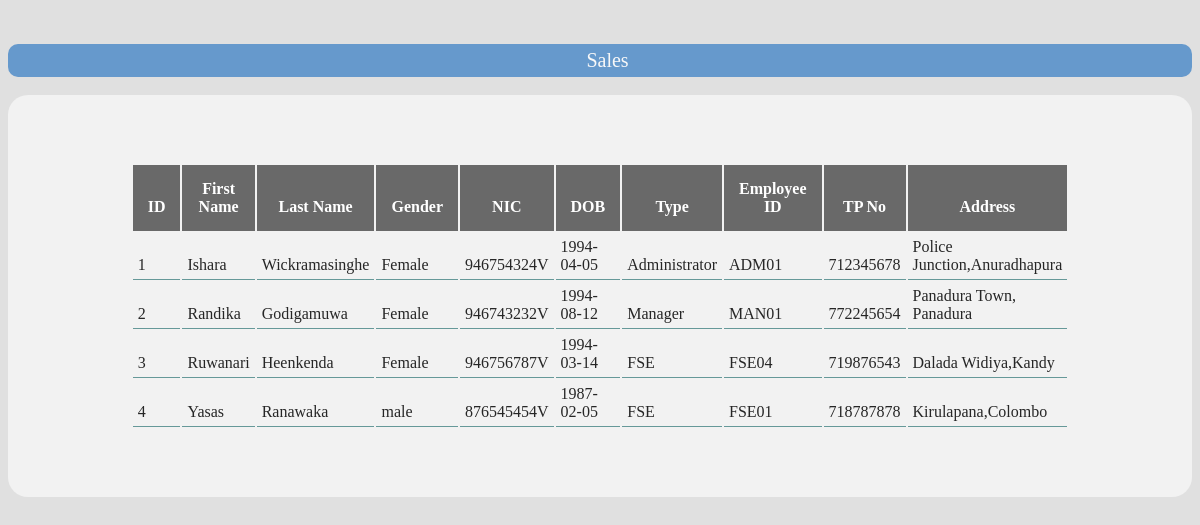
The page /Manager/sales.php on the database its author committed.
### tables this page shows
CREATE TABLE `employee` (
  `Id` int(11) NOT NULL,
  `FirstName` varchar(255) NOT NULL,
  `LastName` varchar(255) NOT NULL,
  `Gender` varchar(10) NOT NULL,
  `NIC` varchar(255) NOT NULL,
  `DOB` date NOT NULL,
  `Type` varchar(255) NOT NULL,
  `EmpId` varchar(255) NOT NULL,
  `TpNum` int(11) NOT NULL,
  `Address` varchar(255) NOT NULL
);

### Manager/sales.php (the view, shortened to what this page needs)
<html lang="en">
  <head>
    <link rel="stylesheet" href="../css/main.css">
  </head>
  <body bgcolor="#e0e0e0">
<center>
<br>
<br>
<div class="h2div" > Sales</div>
<br>
<div class="div">
<br>
<table class="table1 normaltable" >
	<tr>
		<th class="tablerecharge">ID</th>
		<th class="tablerecharge">First Name</th>
		<th class="tablerecharge">Last Name</th>
		<th class="tablerecharge">Gender</th>
        <th class="tablerecharge">NIC</th>
        <th class="tablerecharge">DOB</th>
        <th class="tablerecharge">Type</th>
        <th class="tablerecharge">Employee ID</th>
        <th class="tablerecharge">TP No</th>
        <th class="tablerecharge">Address</th>
	</tr>
    <?php
            $sql_query = "select * from  employee";
            $result = mysql_query($sql_query);
            while ($data = mysql_fetch_array($result))
            {
                $id = $data['Id'];
                $fname = $data['FirstName'];
                $lname = $data['LastName'];
                $gender = $data['Gender'];
                $nic = $data['NIC'];
                $dob = $data['DOB'];
                $type = $data['Type'];
                $empid = $data['EmpId'];
                $tpno = $data['TpNum'];
                $add = $data['Address'];
                echo '
                	<tr>
                		<td class="tablerecharge">'.$id.'</td>
                		<td class="tablerecharge">'.$fname.'</td>
                		<td class="tablerecharge">'.$lname.'</td>
                		<td class="tablerecharge">'.$gender.'</td>
                        <td class="tablerecharge">'.$nic.'</td>
                        <td class="tablerecharge">'.$dob.'</td>
                        <td class="tablerecharge">'.$type.'</td>
                        <td class="tablerecharge">'.$empid.'</td>
                        <td class="tablerecharge">'.$tpno.'</td>
                        <td class="tablerecharge">'.$add.'</td>
                	</tr>';
            }
	?>
	</table>
<br>
</div>
<br>
</center>
  </body>
</html>

### css/main.css (style rules this page uses)
.div { border-radius: 20px; background-color: #f2f2f2; padding-bottom: 50px; padding-top: 50px; }
.table1 { border-radius: 10px; width: 60% }
.h2div { background-color: #6699cc; color: #F8F8F8; font-family: Georgia; font-size: 20px; vertical-align: center; padding-left: 15px; padding-top: 5px; padding-bottom: 5px; border-radius: 10px; }
.tablerecharge { width: 10% }
.normaltable td { vertical-align: bottom; padding: 5px; text-align: 15px; height: 10px; border-bottom: 1px solid #669999; color: #262626 }
.normaltable th { background-color: #696969 ; color: white; height: 20px; vertical-align: bottom; padding: 15px; text-align: 15px }

### rows shown on the page
employee: Id "1", FirstName "Ishara", LastName "Wickramasinghe", Gender "Female", NIC "946754324V", DOB "1994-04-05", Type "Administrator", EmpId "ADM01", TpNum "712345678", Address "Police Junction,Anuradhapura"
employee: Id "2", FirstName "Randika", LastName "Godigamuwa", Gender "Female", NIC "946743232V", DOB "1994-08-12", Type "Manager", EmpId "MAN01", TpNum "772245654", Address "Panadura Town, Panadura"
employee: Id "3", FirstName "Ruwanari", LastName "Heenkenda", Gender "Female", NIC "946756787V", DOB "1994-03-14", Type "FSE", EmpId "FSE04", TpNum "719876543", Address "Dalada Widiya,Kandy"
employee: Id "4", FirstName "Yasas", LastName "Ranawaka", Gender "male", NIC "876545454V", DOB "1987-02-05", Type "FSE", EmpId "FSE01", TpNum "718787878", Address "Kirulapana,Colombo"
